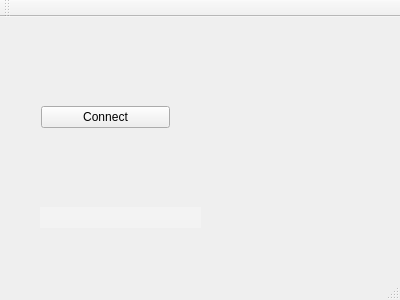
<?xml version="1.0" encoding="UTF-8"?>
<ui version="4.0">
 <class>ClientSide</class>
 <widget class="QMainWindow" name="ClientSide">
  <property name="geometry">
   <rect>
    <x>0</x>
    <y>0</y>
    <width>400</width>
    <height>300</height>
   </rect>
  </property>
  <property name="windowTitle">
   <string>ClientSide</string>
  </property>
  <widget class="QWidget" name="centralWidget">
   <widget class="QLabel" name="label_2">
    <property name="geometry">
     <rect>
      <x>40</x>
      <y>190</y>
      <width>161</width>
      <height>21</height>
     </rect>
    </property>
    <property name="styleSheet">
     <string notr="true">background-color: rgb(243, 243, 243);</string>
    </property>
    <property name="text">
     <string/>
    </property>
   </widget>
   <widget class="QWidget" name="layoutWidget">
    <property name="geometry">
     <rect>
      <x>30</x>
      <y>20</y>
      <width>151</width>
      <height>161</height>
     </rect>
    </property>
    <layout class="QVBoxLayout" name="verticalLayout">
     <item>
      <widget class="QPushButton" name="pushButton">
       <property name="text">
        <string>Connect</string>
       </property>
      </widget>
     </item>
    </layout>
   </widget>
  </widget>
  <widget class="QMenuBar" name="menuBar">
   <property name="geometry">
    <rect>
     <x>0</x>
     <y>0</y>
     <width>400</width>
     <height>22</height>
    </rect>
   </property>
  </widget>
  <widget class="QToolBar" name="mainToolBar">
   <attribute name="toolBarArea">
    <enum>TopToolBarArea</enum>
   </attribute>
   <attribute name="toolBarBreak">
    <bool>false</bool>
   </attribute>
  </widget>
  <widget class="QStatusBar" name="statusBar"/>
 </widget>
 <layoutdefault spacing="6" margin="11"/>
 <resources/>
 <connections/>
</ui>
